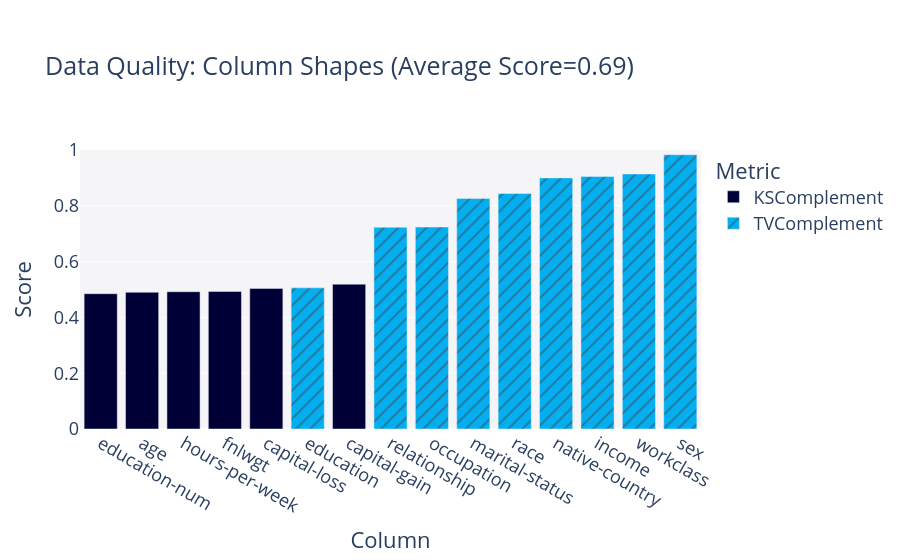

Notebook source saved alongside this figure:
### Code cell
metadata = convert_metadata_to_sdm_format(full_ds.description.schema)
quality_report = QualityReport()
quality_report.generate(train_ds.data, synth_data.data, metadata)
fig = quality_report.get_visualization(property_name='Column Shapes')
fig.show()


results_exp['Column Pair Trends'] = quality_report.get_details('Column Pair Trends').mean()['Score']
results_exp['Column Shapes'] = quality_report.get_details('Column Shapes').mean()['Score']

### Figure 1 — Plotly figure (JSON) as saved in the notebook; plotly's stock layout.template omitted (floating-point values rounded to 4 significant figures)
{"data": [{"customdata": [["KSComplement"], ["KSComplement"], ["KSComplement"], ["KSComplement"], ["KSComplement"], ["KSComplement"]], "hovertemplate": "<b>%{hovertext}</b><br><br>Metric=%{customdata[0]}<br>Score=%{y}<extra></extra>", "hovertext": ["age", "fnlwgt", "education-num", "capital-gain", "capital-loss", "hours-per-week"], "legendgroup": "KSComplement", "marker": {"color": "#000036", "pattern": {"shape": ""}}, "name": "KSComplement", "orientation": "v", "showlegend": true, "textposition": "auto", "type": "bar", "x": ["age", "fnlwgt", "education-num", "capital-gain", "capital-loss", "hours-per-week"], "xaxis": "x", "y": [0.49, 0.493, 0.485, 0.519, 0.504, 0.492], "yaxis": "y"}, {"customdata": [["TVComplement"], ["TVComplement"], ["TVComplement"], ["TVComplement"], ["TVComplement"], ["TVComplement"], ["TVComplement"], ["TVComplement"], ["TVComplement"]], "hovertemplate": "<b>%{hovertext}</b><br><br>Metric=%{customdata[0]}<br>Score=%{y}<extra></extra>", "hovertext": ["workclass", "education", "marital-status", "occupation", "relationship", "race", "sex", "native-country", "income"], "legendgroup": "TVComplement", "marker": {"color": "#03AFF1", "pattern": {"shape": "/"}}, "name": "TVComplement", "orientation": "v", "showlegend": true, "textposition": "auto", "type": "bar", "x": ["workclass", "education", "marital-status", "occupation", "relationship", "race", "sex", "native-country", "income"], "xaxis": "x", "y": [0.914, 0.506, 0.826, 0.724, 0.723, 0.844, 0.983, 0.9, 0.905], "yaxis": "y"}], "layout": {"barmode": "relative", "font": {"size": 18}, "legend": {"title": {"text": "Metric"}, "tracegroupgap": 0}, "margin": {"t": 150}, "plot_bgcolor": "#F5F5F8", "title": {"text": "Data Quality: Column Shapes (Average Score=0.69)"}, "xaxis": {"anchor": "y", "categoryorder": "total ascending", "domain": [0, 1], "title": {"text": "Column"}}, "yaxis": {"anchor": "x", "domain": [0, 1], "range": [0, 1], "title": {"text": "Score"}}}}
